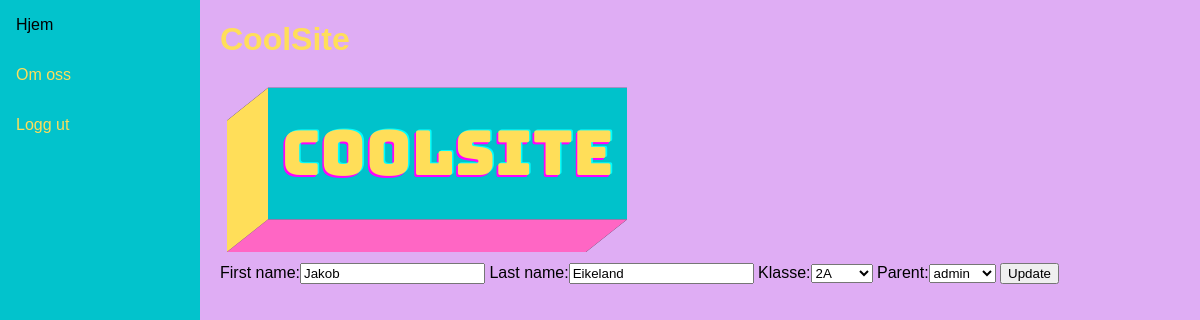
The app's page /cooluser/5/update, older data.
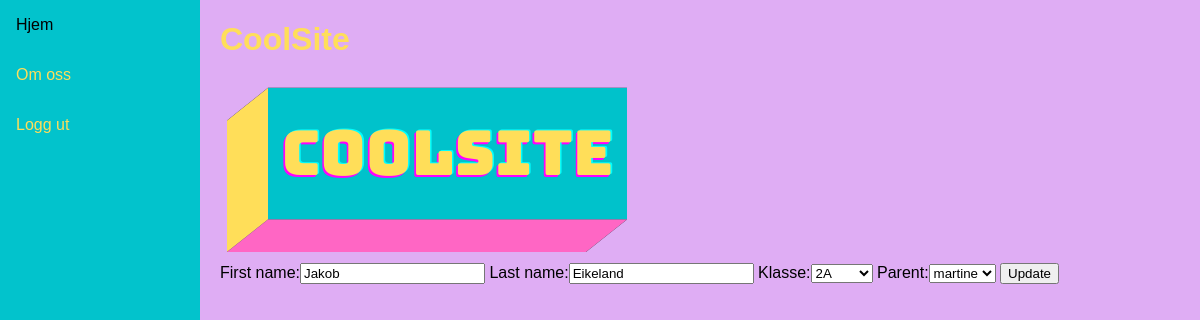
The same page, newer data.
### coolflex/models.py (models this page shows, shortened)
class CoolUser(models.Model):
    first_name = models.CharField(max_length=20, default="CoolUser")
    last_name = models.CharField(max_length=20, default ="")
    klasse = models.ForeignKey(Klasse, null=True, related_name="cooluser", on_delete=models.CASCADE)
    teacher = models.ForeignKey(User, blank=True, on_delete=models.CASCADE, related_name="+")
    parent = models.ForeignKey(User, blank=True, on_delete=models.CASCADE, related_name="+")
    status = models.CharField(max_length=3, default="DEF", blank=True, null=True)
    timestamp = models.CharField(max_length=20, default="N/A", blank=True, null=True)
    location = models.CharField(max_length=20, default="N/A", blank=True, null=True)
    class Meta:
        ordering = ["last_name", "first_name"]

### coolflex/views.py (the view)
# urls.py: path("cooluser/<pk>/update", views.UpdateCoolUser.as_view(), name="updatecooluser"),
class UpdateCoolUser(UpdateView):
	model = CoolUser
	template_name = "coolflex/cooluser_update.html"
	form_class = UpdateCoolUserForm
	success_url = reverse_lazy('frontpage')

### coolflex/forms.py
class UpdateCoolUserForm(forms.ModelForm):
	class Meta:
		model = CoolUser
		fields = ("first_name", "last_name", "klasse", "parent" )

### coolflex/models.py (called while the page is built)
    def __str__(self):
        return self.navn

### coolflex/templates/coolflex/cooluser_update.html (shortened to what this page needs)
{% extends "coolflex/base.html" %}
{% block content %}
<form method="post">
  {{ form }}
  <input type="submit" value="Update"/>
</form>
{% endblock %}
{% block sidenav %}
<a href="{% url 'frontpage' %}">Hjem</a>
<a href="{% url 'info' %}">Om oss</a>
<a href="{% url 'logout' %}">Logg ut</a>
{% endblock %}

Row changes from the older to the newer data that the page shows:
changed CoolUser "Jakob": parent "admin" → "martine"
